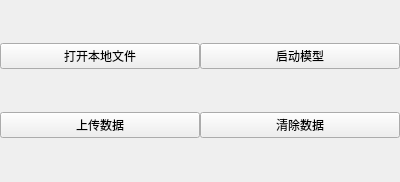
<?xml version="1.0" encoding="UTF-8"?>
<ui version="4.0">
 <class>subVideoButtons</class>
 <widget class="QWidget" name="subVideoButtons">
  <property name="geometry">
   <rect>
    <x>0</x>
    <y>0</y>
    <width>400</width>
    <height>182</height>
   </rect>
  </property>
  <property name="windowTitle">
   <string>Form</string>
  </property>
  <layout class="QHBoxLayout" name="horizontalLayout">
   <property name="spacing">
    <number>0</number>
   </property>
   <property name="leftMargin">
    <number>0</number>
   </property>
   <property name="topMargin">
    <number>0</number>
   </property>
   <property name="rightMargin">
    <number>0</number>
   </property>
   <property name="bottomMargin">
    <number>0</number>
   </property>
   <item>
    <widget class="QFrame" name="subVideoBtnBg">
     <property name="styleSheet">
      <string notr="true"/>
     </property>
     <layout class="QVBoxLayout" name="verticalLayout">
      <property name="spacing">
       <number>0</number>
      </property>
      <property name="leftMargin">
       <number>0</number>
      </property>
      <property name="topMargin">
       <number>0</number>
      </property>
      <property name="rightMargin">
       <number>0</number>
      </property>
      <property name="bottomMargin">
       <number>0</number>
      </property>
      <item>
       <layout class="QHBoxLayout" name="horizontalLayout_2">
        <property name="spacing">
         <number>0</number>
        </property>
        <item>
         <widget class="QPushButton" name="svBtnFile">
          <property name="text">
           <string>打开本地文件</string>
          </property>
         </widget>
        </item>
        <item>
         <widget class="QPushButton" name="svBtnActive">
          <property name="mouseTracking">
           <bool>true</bool>
          </property>
          <property name="text">
           <string>启动模型</string>
          </property>
         </widget>
        </item>
       </layout>
      </item>
      <item>
       <layout class="QHBoxLayout" name="horizontalLayout_3">
        <property name="spacing">
         <number>0</number>
        </property>
        <item>
         <widget class="QPushButton" name="svBtnUpload">
          <property name="text">
           <string>上传数据</string>
          </property>
         </widget>
        </item>
        <item>
         <widget class="QPushButton" name="svBtnClear">
          <property name="text">
           <string>清除数据</string>
          </property>
         </widget>
        </item>
       </layout>
      </item>
     </layout>
    </widget>
   </item>
  </layout>
 </widget>
 <resources/>
 <connections/>
</ui>
